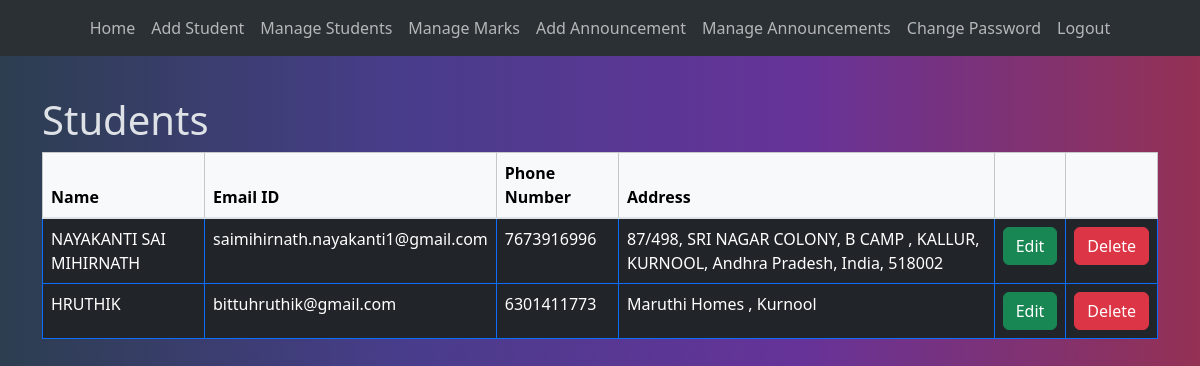
The page /mainApp/adminHome/manageStudents (signed in) on the database as committed earlier.
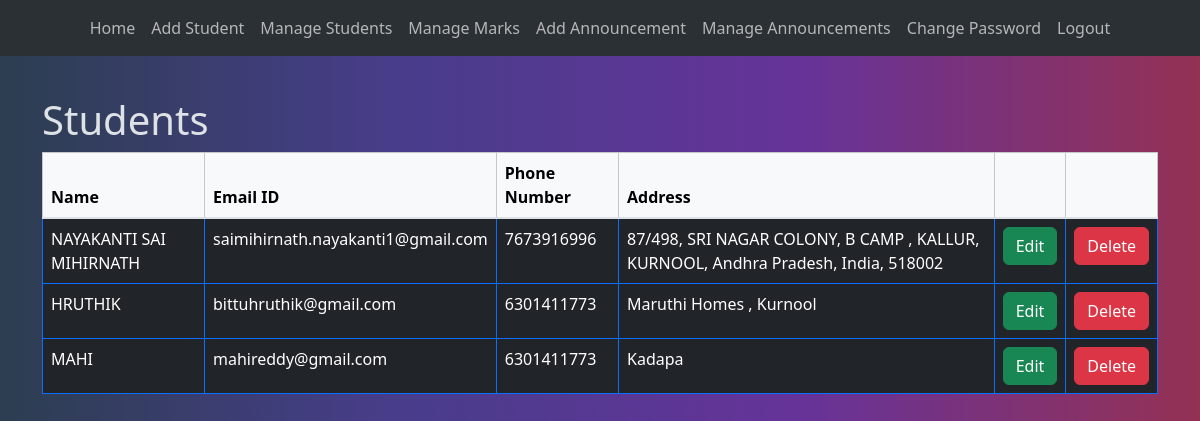
The same page on the database as committed later.
### mainApp/models.py (models this page shows, shortened)
class Student(models.Model):
    id=models.AutoField(primary_key=True)
    name = models.CharField(max_length=100)
    email = models.EmailField()
    password = models.CharField(max_length=100)
    phone = models.CharField(max_length=100)
    address = models.TextField()

### mainApp/views.py (the view)
# urls.py: path('adminHome/manageStudents',views.manageStudents,name='manageStudents'),
def manageStudents(request):
    if request.session.has_key('adminEmail'):
        students = Student.objects.all()
        return render(request, 'mainApp/manageStudents.html',{'student':students})
    else:
        return redirect('login')

### templates/mainApp/manageStudents.html
{% extends "mainApp/base.html" %} {% block content %}
<h1>Students</h1>
<div class="table-responsive">
    <table class="table table-bordered border-primary rounded-pill">
        <thead class="table-light">
            <tr>
                <th>Name</th>
                <th>Email ID</th>
                <th>Phone Number</th>
                <th>Address</th>
                <th></th>
                <th></th>
            </tr>
        </thead>
        <tbody class="table-group-divider">
            {% for s in student %}
            <tr>
                <td>{{s.name}}</td>
                <td>{{s.email}}</td>
                <td>{{s.phone}}</td>
                <td>{{s.address}}</td>
                <td>
                    <center>
                        <a
                            class="btn btn-success w-100 h-100"
                            href="manageStudents/update/{{s.id}}"
                        >
                            Edit
                        </a>
                    </center>
                </td>
                <td>
                    <center>
                        <a
                            class="btn btn-danger w-100 h-100"
                            href="manageStudents/delete/{{s.id}}"
                        >
                            Delete
                        </a>
                    </center>
                </td>
            </tr>
            {% endfor %}
        </tbody>
    </table>
</div>
{% endblock %}

Rows that differ between the two databases and show on the page:
added Student: name "MAHI", email "mahireddy@gmail.com", phone "6301411773", address "Kadapa"
